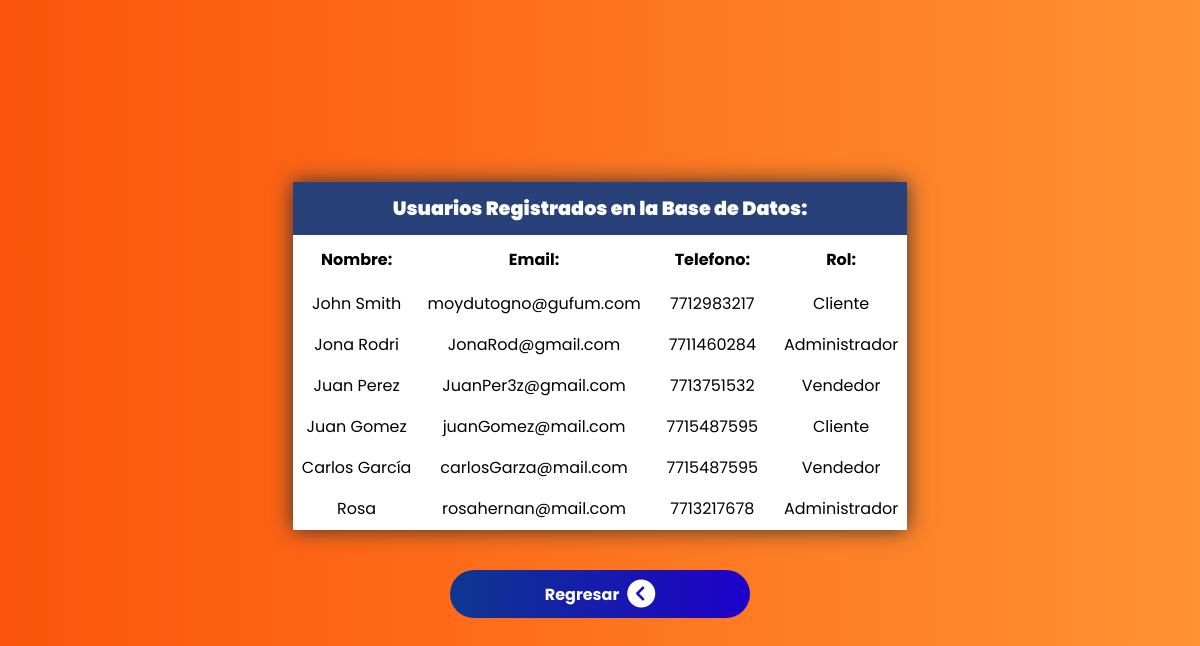
The page /php/tabla.php (signed in) on the database its author committed.
### tables this page shows
CREATE TABLE `registros` (
  `id` int(11) NOT NULL COMMENT 'Primary Key',
  `nombre` varchar(50) DEFAULT NULL COMMENT 'nombre',
  `email` varchar(80) DEFAULT NULL COMMENT 'email',
  `telefono` char(10) DEFAULT NULL COMMENT 'phone',
  `contrasenia` varchar(30) DEFAULT NULL COMMENT 'password',
  `rol` varchar(13) DEFAULT NULL COMMENT 'rol',
  `lectura` char(2) DEFAULT NULL COMMENT 'ver',
  `escritura` char(2) DEFAULT NULL COMMENT 'editar',
  `status` char(2) DEFAULT NULL COMMENT 'estado'
);

### php/tabla.php (the view, shortened to what this page needs)
<?php
    include_once "conexion.php";
    $datos = "SELECT * FROM registros";
    $usuario = $_SESSION['username'];
    if(!isset($usuario)){
        header("location: ../index.php");
    }else{
        if($_SESSION['userrol'] == 'Vendedor'){
            header("location: tablaVendedor.php");
        }
        elseif($_SESSION['userrol'] == 'Administrador'){
            header("location: tablaAdmin.php");
        }
        else{
?>
<!DOCTYPE html>
<html lang="es">
<head>
    <link rel="stylesheet" href="../css/all.min.css">
    <link rel="stylesheet" href="../css/home.css">
</head>
<body>
    <div class="container">
        <div class="container-table">
            <table class="tabla">
                <caption>Usuarios Registrados en la Base de Datos:</caption>
                <tr>
                    <th>Nombre:</th>
                    <th>Email:</th>
                    <th>Telefono:</th>
                    <th>Rol:</th>
                </tr>
                <?php
                    $resultado = mysqli_query($conexion, $datos);
                    while($row = mysqli_fetch_assoc($resultado)){
                ?>
                <tr>
                    <td><?php echo $row['nombre']; ?></td>
                    <td><?php echo $row['email']; ?></td>
                    <td><?php echo $row['telefono']; ?></td>
                    <td><?php echo $row['rol']; ?></td>
                </tr>
                <?php
                    }
                ?>
            </table>
        </div>
        <div class="volver">
            <a href="../panel.php" class="btn">
                Regresar
                <i class="fa-solid fa-circle-chevron-left"></i>
            </a>
        </div>
    </div>
</body>
</html>
<?php
        }
    }
?>

### css/home.css (style rules this page uses)
* { margin: 0; padding: 0; box-sizing: border-box; font-family: 'Poppins', sans-serif; }
body { display: flex; align-items: center; justify-content: center; min-height: 100vh; background: linear-gradient(to right, #fc540c, #ff9232); }
.container { font-size: 100%; font: inherit; vertical-align: baseline; }
a { display: flex; align-items: center; text-decoration: none; justify-content: center; width: 100%; }
i { font-size: 28px; margin-left: 8px; }
.volver { display: flex; justify-content: center; }
a.btn { font-weight: 700; padding: 10px 15px; color: white; border-radius: 100px; margin-top: 40px; width: 25vw; background: linear-gradient(to left, #1e00ca, #0e378f); }
table { background-color: white; }
.container-table { box-shadow: 0 0 20px #333; }
table caption { color: white; background-color: #284178; padding: 12px; font-size: larger; font-weight: 900; }
table th { padding: 10px 25px; }
table td { text-align: center; padding: 7px; }

### rows shown on the page
registros: nombre "John Smith", email "moydutogno@gufum.com", telefono "7712983217", rol "Cliente"
registros: nombre "Jona Rodri", email "JonaRod@gmail.com", telefono "7711460284", rol "Administrador"
registros: nombre "Juan Perez", email "JuanPer3z@gmail.com", telefono "7713751532", rol "Vendedor"
registros: nombre "Juan Gomez", email "juanGomez@mail.com", telefono "7715487595", rol "Cliente"
registros: nombre "Carlos García", email "carlosGarza@mail.com", telefono "7715487595", rol "Vendedor"
registros: nombre "Rosa", email "rosahernan@mail.com", telefono "7713217678", rol "Administrador"
